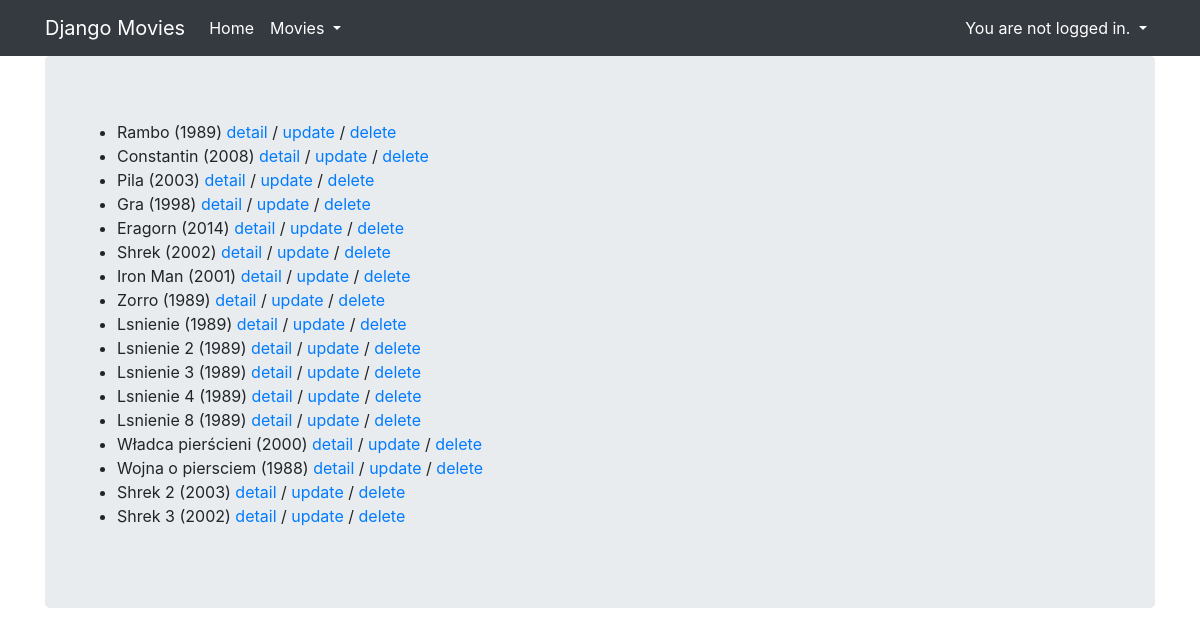
The page /core/movie/list on the database as committed earlier.
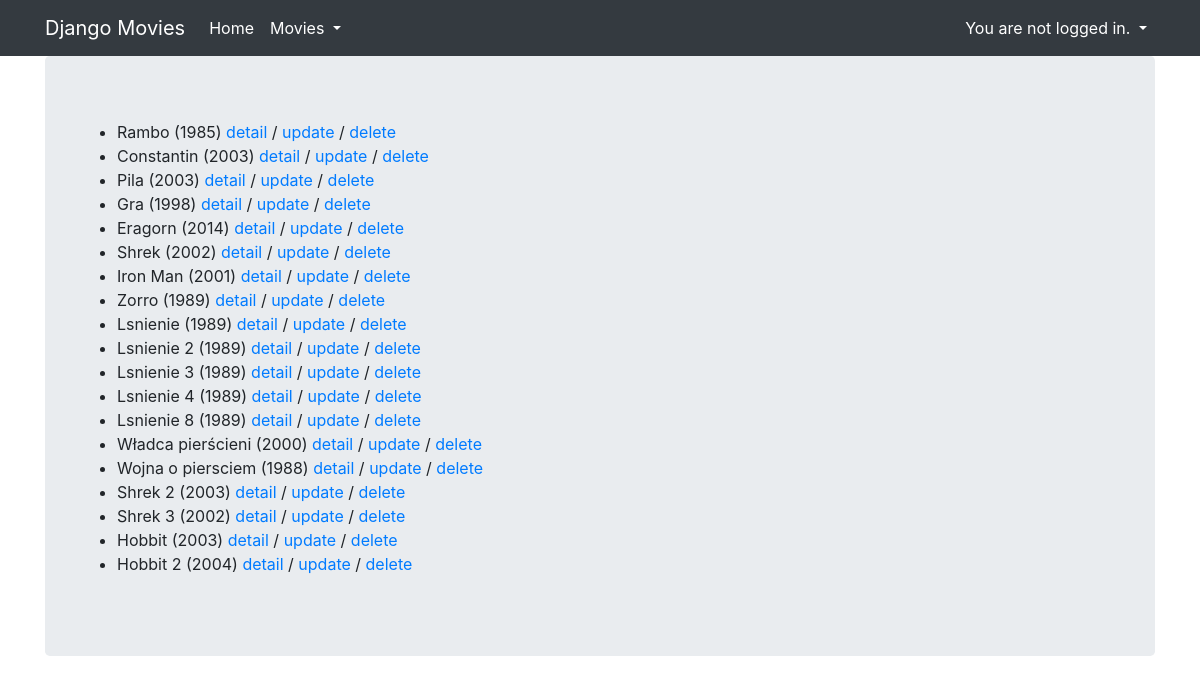
The same page on the database as committed later.
### core/models.py (models this page shows, shortened)
class Movie(models.Model):
    title = models.CharField(max_length=100)
    rating = models.IntegerField(
        null=True, validators=[MaxValueValidator(10), MinValueValidator(1)]
    )
    released = models.DateField(null=True)
    description = models.TextField(null=True, blank=True)
    created = models.DateTimeField(auto_now_add=True)
    genre = models.ForeignKey(Genre, null=True, on_delete=models.SET_NULL)
    director = models.ForeignKey(Director, null=True, on_delete=models.SET_NULL)
    countries = models.ManyToManyField(Country, related_name='movies')
    class Meta:
        unique_together = ('title', 'released', 'director')

### core/views.py (the view)
# urls.py: path('movie/list', MovieListView.as_view(), name='movie_list'),
class MovieListView(ListView):   # <- zadanie domowe, user widzi tylko filmy dodane przez siebie (zrobic to w widoku, scope persmision)
    template_name = 'movie_list.html'
    model = Movie

### core/templatetags/movie_extras.py (called while the page is built)
@register.simple_tag()
def movie_format(movie, short=False):
    if short:
        return f'{movie.title} ({movie.released.year})'
    return f'{movie.title} ({movie.released.year}) - {movie.genre}'

### core/templates/movie_list.html
{% extends "base.html" %}
{% load movie_extras %}
{% block content %}
  <ul>
    {% for movie in object_list %}
      <li>
        {% movie_format movie short=True %}
        <a href="{% url 'core:movie_detail' movie.pk %}">detail</a> /
        <a href="{% url 'core:movie_update' movie.pk %}">update</a> /
        <a href="{% url 'core:movie_delete' movie.pk %}">delete</a>
      </li>
    {% endfor %}
  </ul>
{% endblock %}

Rows that differ between the two databases and show on the page:
changed Movie: title+released "Rambo (1989)" → "Rambo (1985)"
changed Movie: title+released "Constantin (2008)" → "Constantin (2003)"
added Movie: title+released "Hobbit (2003)"
added Movie: title+released "Hobbit 2 (2004)"
